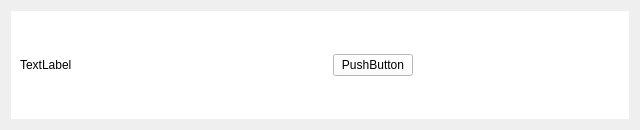
<?xml version="1.0" encoding="UTF-8"?>
<ui version="4.0">
 <class>Test</class>
 <widget class="QWidget" name="Test">
  <property name="geometry">
   <rect>
    <x>0</x>
    <y>0</y>
    <width>640</width>
    <height>130</height>
   </rect>
  </property>
  <property name="maximumSize">
   <size>
    <width>16777215</width>
    <height>132</height>
   </size>
  </property>
  <property name="windowTitle">
   <string>Form</string>
  </property>
  <layout class="QVBoxLayout" name="verticalLayout">
   <item>
    <widget class="QWidget" name="widget" native="true">
     <property name="maximumSize">
      <size>
       <width>16777215</width>
       <height>200</height>
      </size>
     </property>
     <property name="styleSheet">
      <string notr="true">background-color:white;</string>
     </property>
     <layout class="QGridLayout" name="gridLayout">
      <item row="0" column="5">
       <spacer name="horizontalSpacer">
        <property name="orientation">
         <enum>Qt::Horizontal</enum>
        </property>
        <property name="sizeHint" stdset="0">
         <size>
          <width>40</width>
          <height>20</height>
         </size>
        </property>
       </spacer>
      </item>
      <item row="0" column="3">
       <layout class="QGridLayout" name="gridLayout_2">
        <item row="0" column="0">
         <widget class="QPushButton" name="pushButton">
          <property name="text">
           <string>PushButton</string>
          </property>
         </widget>
        </item>
       </layout>
      </item>
      <item row="0" column="1">
       <spacer name="horizontalSpacer_2">
        <property name="orientation">
         <enum>Qt::Horizontal</enum>
        </property>
        <property name="sizeHint" stdset="0">
         <size>
          <width>40</width>
          <height>20</height>
         </size>
        </property>
       </spacer>
      </item>
      <item row="0" column="0">
       <widget class="QLabel" name="label">
        <property name="minimumSize">
         <size>
          <width>100</width>
          <height>50</height>
         </size>
        </property>
        <property name="text">
         <string>TextLabel</string>
        </property>
       </widget>
      </item>
     </layout>
    </widget>
   </item>
  </layout>
 </widget>
 <resources/>
 <connections/>
</ui>
